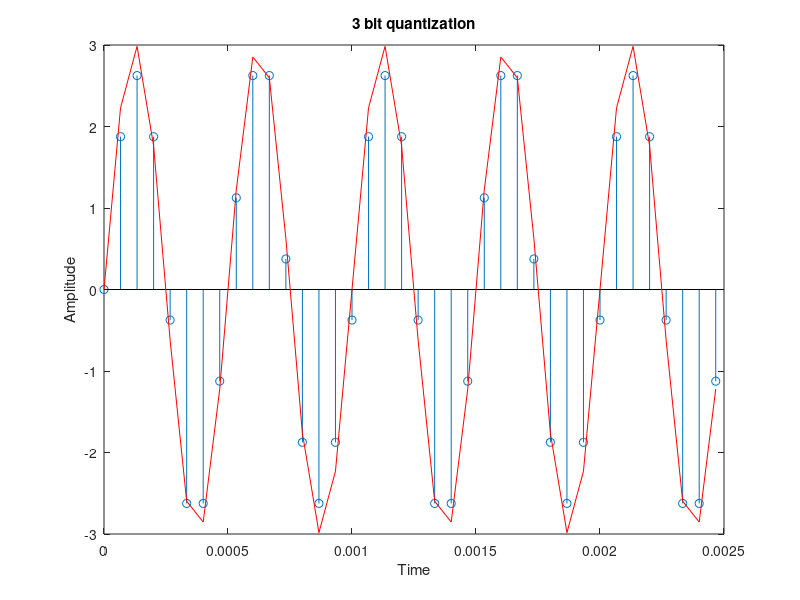

The MATLAB script that drew this image: (Note: this script raises an error after producing the figure.)
clc;
close all;
Am=3;
bit=3; 
f=2000; 
fs=15000;
t=0:1/fs:5/f; 
y=Am*sin(2*pi*f*t);
Nsamples=length(y);
quantised_out=zeros(1,Nsamples);
del=2*Am/(2^bit);
L=-Am+del/2;
H=Am-del/2;
for i=L:del:H 
    for j=1:Nsamples
     if(((i-del/2)<y(j))&&(y(j)<(i+del/2)))       
        quantised_out(j)=i;                      
 
     end                              
    end                               
end
stem(t,quantised_out);
hold on;
plot(t,y,'color','r');xlabel('Time');ylabel('Amplitude');title('3 bit quantization')
gtext('1541016245-Satyabrat')